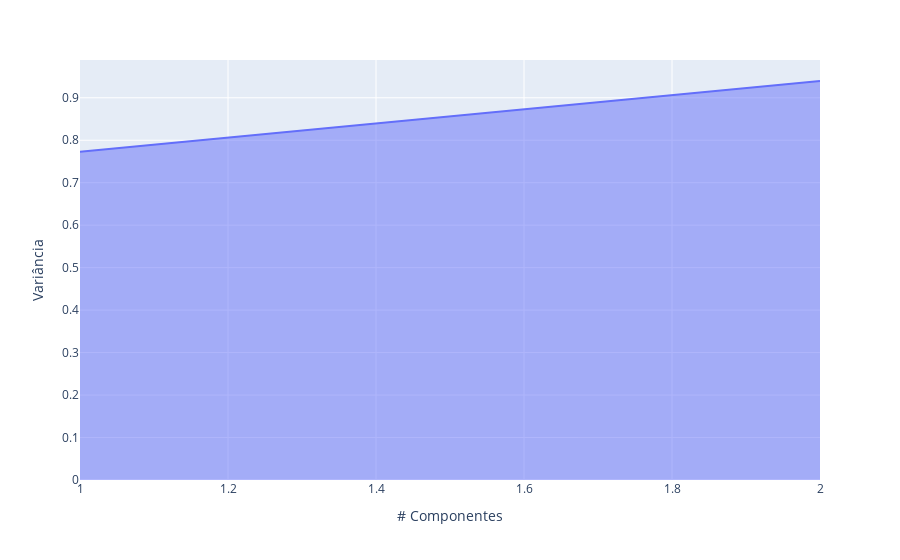

Notebook code for this chart:
### Code cell
pca.fit(finalDf)
exp_var_cumul = np.cumsum(pca.explained_variance_ratio_)

px.area(
    x=range(1, exp_var_cumul.shape[0] + 1),
    y=exp_var_cumul,
    labels={"x": "# Componentes", "y": "Variância"}
)

### Figure 1 — Plotly figure (JSON) as saved in the notebook; plotly's stock layout.template omitted (floating-point values rounded to 4 significant figures)
{"data": [{"hovertemplate": "# Componentes=%{x}<br>Variância=%{y}<extra></extra>", "legendgroup": "", "line": {"color": "#636efa"}, "mode": "lines", "name": "", "orientation": "v", "showlegend": false, "stackgroup": "1", "type": "scatter", "x": [1, 2], "xaxis": "x", "y": [0.7727, 0.9395], "yaxis": "y"}], "layout": {"legend": {"tracegroupgap": 0}, "margin": {"t": 60}, "xaxis": {"anchor": "y", "domain": [0, 1], "title": {"text": "# Componentes"}}, "yaxis": {"anchor": "x", "domain": [0, 1], "title": {"text": "Variância"}}}}
